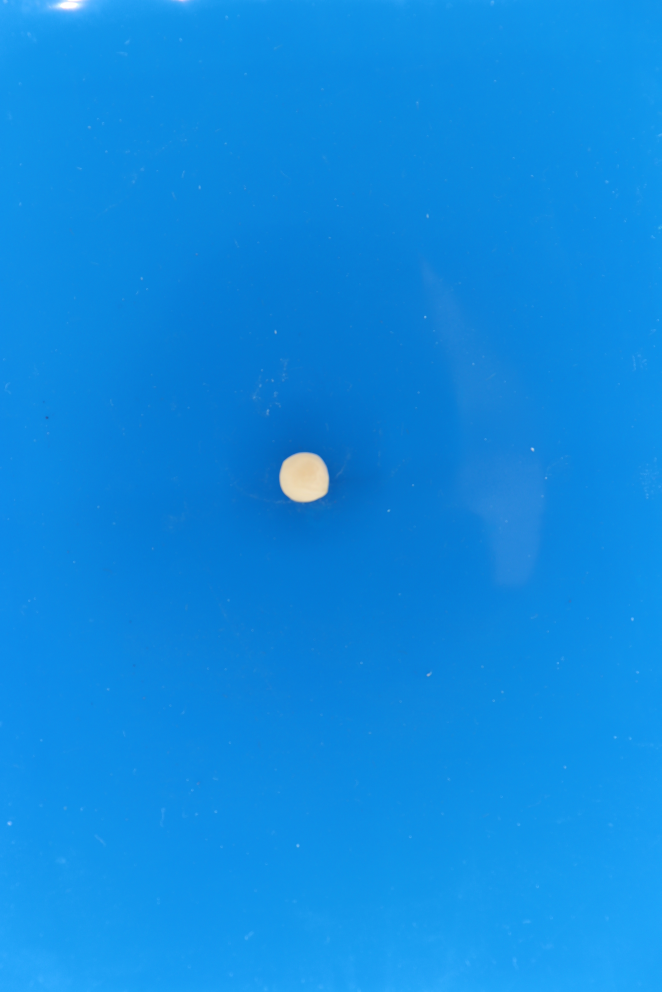
#> input picture IMG_1123.JPG, 1984 x 2976 px (shown at 1/3 size)
$ python -i utils.py   (imports and definitions only)
#> lines starting #> are read from the running program, lines starting #| are printed output that depends on the picture; after the words box and inside, x2 and y2 are one past the last pixel; in counts of white or black regions, pixels touching at a corner belong together
#> further down, picture is the input picture: shape (2976, 1984, 3); mean B, G, R 226.3, 139.8, 15.8
import cv2


class HomogeneousBgDetector():
    def __init__(self):
        pass

    def detect_objects(self, frame):
        # Convert Image to grayscale
        gray = cv2.cvtColor(frame, cv2.COLOR_BGR2GRAY)
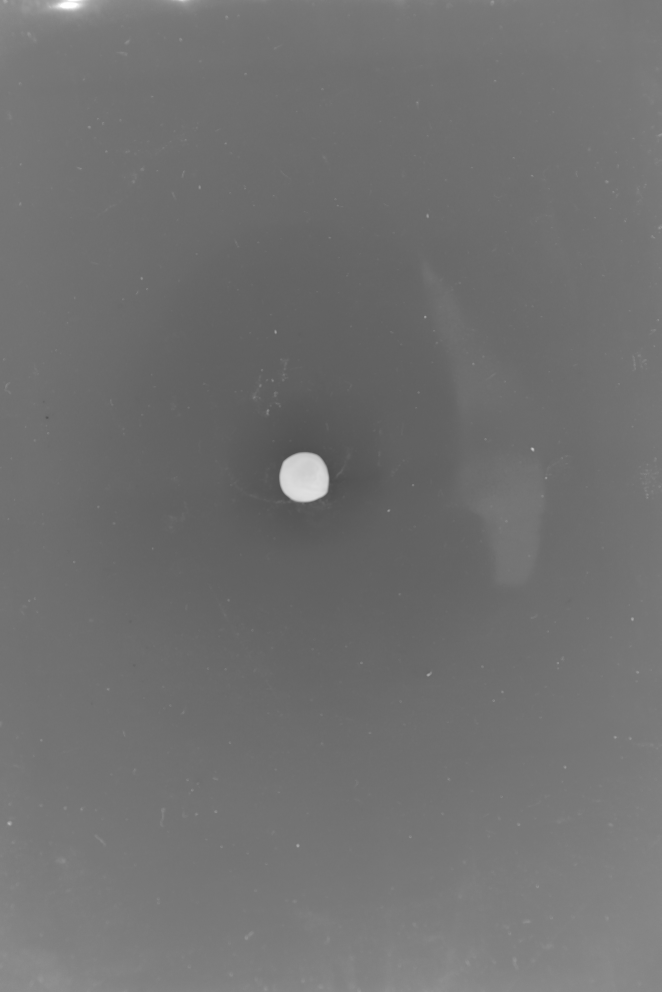
#> gray: shape (2976, 1984) (shown at 1/3 size); min 76, max 255, mean 112.6

        # Create a Mask with adaptive threshold
        mask = cv2.adaptiveThreshold(gray, 255, cv2.ADAPTIVE_THRESH_MEAN_C, cv2.THRESH_BINARY_INV, 19, 5)
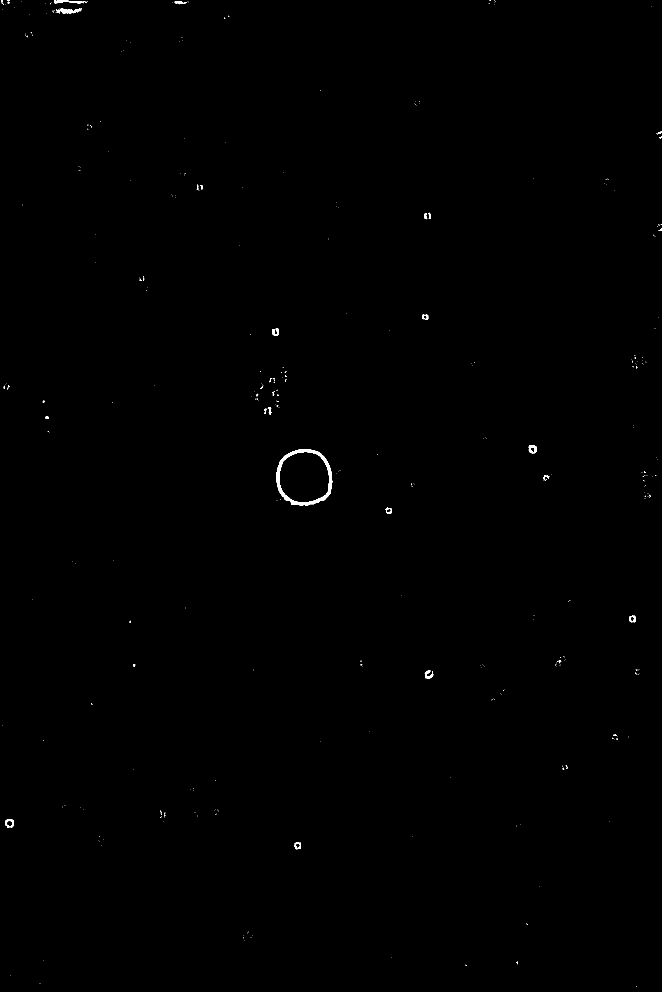
#> mask: shape (2976, 1984) (shown at 1/3 size); 0.17% white; 450 white regions (419 under 20 px)

        # Find contours
        contours, _ = cv2.findContours(mask, cv2.RETR_EXTERNAL, cv2.CHAIN_APPROX_SIMPLE)
#> contours = 450 contours, 427 with area under 20; largest, box (x1, y1, x2, y2) and area: (829, 1347, 997, 1517) 22758, (168, 25, 243, 42) 506, (16, 2458, 42, 2482) 468, (1586, 1336, 1610, 1361) 453, (162, 0, 260, 11) 418

        #cv2.imshow("mask", mask)
        objects_contours = []

        for cnt in contours:
            area = cv2.contourArea(cnt)
            if area > 2000:
                #cnt = cv2.approxPolyDP(cnt, 0.03*cv2.arcLength(cnt, True), True)
                objects_contours.append(cnt)
#> this loop made 450 passes
#> area on passes 26, 37, 198: 300, 468.5, 22757.5
#> after the loop, objects_contours = 1 contour; box (x1, y1, x2, y2) and area: (829, 1347, 997, 1517) 22758

        return objects_contours

>>> import cv2
>>> picture = cv2.imread('IMG_1123.JPG')
>>> result = HomogeneousBgDetector().detect_objects(picture)
#> result has the same summary as objects_contours in detect_objects

$ run again, on IMG_1340.JPG
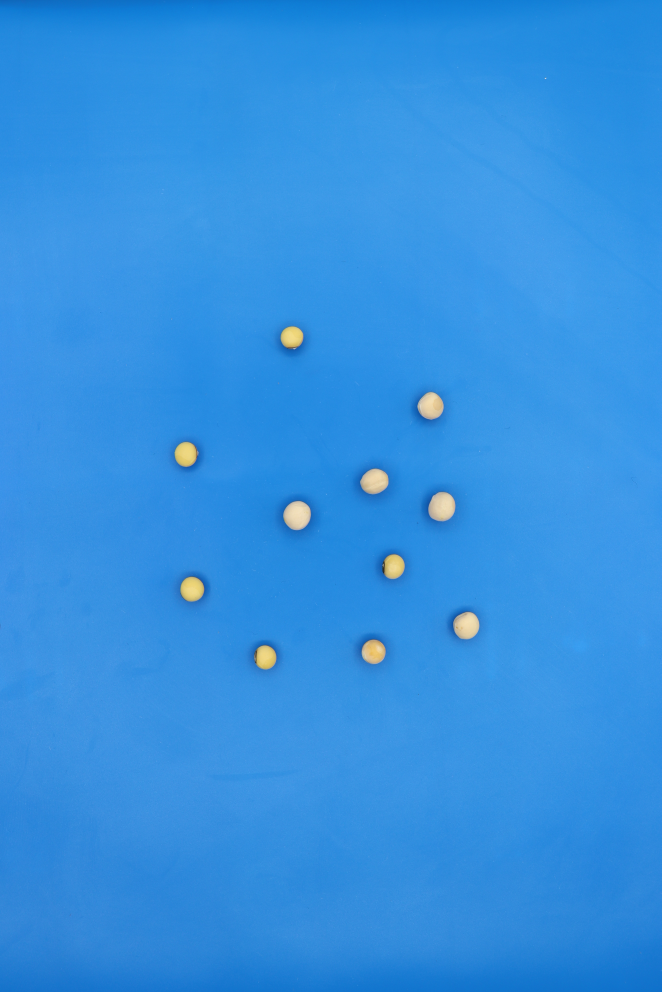
#> input picture IMG_1340.JPG, 1984 x 2976 px (shown at 1/3 size)
#> picture is the input picture: shape (2976, 1984, 3); mean B, G, R 225.1, 144.9, 51.3
#> in detect_objects, `gray = cv2.cvtColor(frame, cv2.COLOR_BGR2GRAY)`:
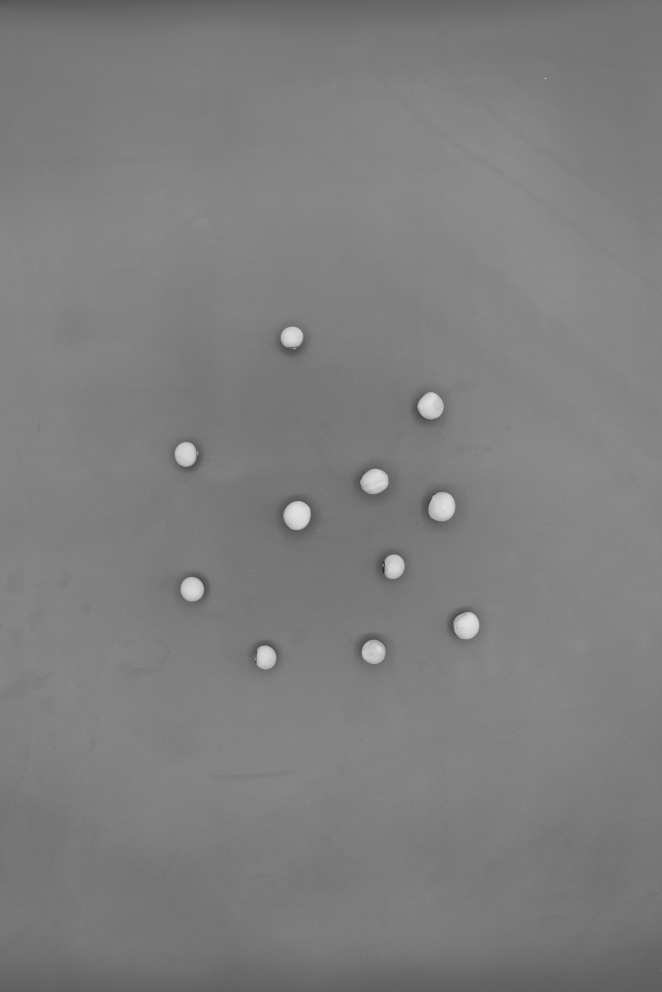
#> gray: shape (2976, 1984) (shown at 1/3 size); min 21, max 238, mean 126.1
#> in detect_objects, `mask = cv2.adaptiveThreshold(gray, 255, cv2.ADAPTIVE_THRESH_MEAN_C, cv..`:
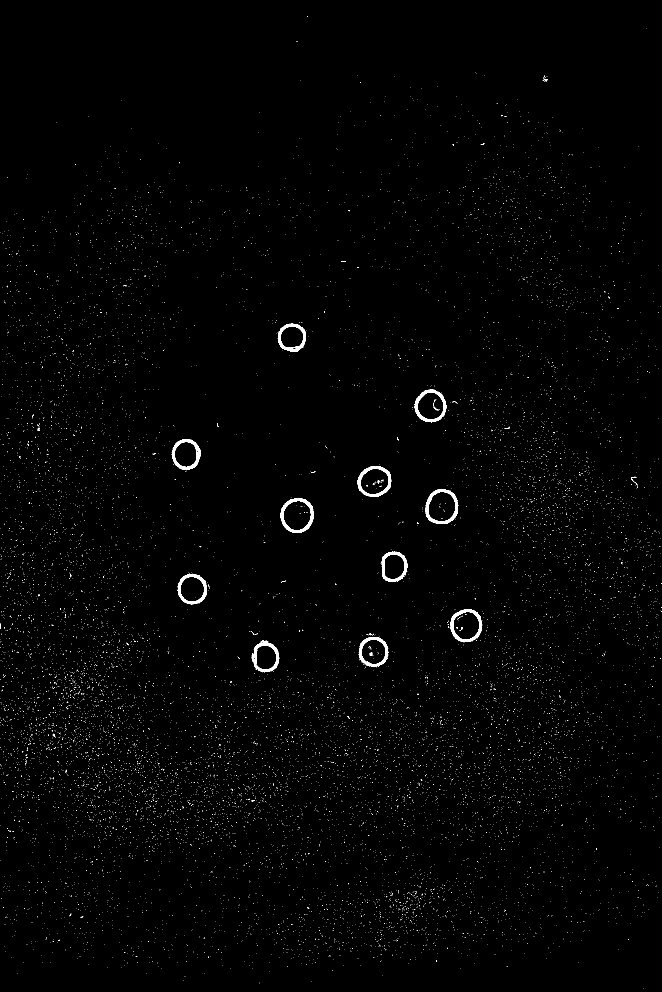
#> mask: shape (2976, 1984) (shown at 1/3 size); 0.77% white; 13247 white regions (13222 under 20 px)
#> contours = 13181 contours, 13166 with area under 20; largest, box (x1, y1, x2, y2) and area: (841, 1495, 941, 1599) 8048, (1277, 1468, 1375, 1572) 8036, (1351, 1827, 1447, 1927) 7284, (1072, 1398, 1174, 1491) 7200, (1244, 1168, 1339, 1267) 7053
#> the loop in detect_objects, `for cnt in contours:` made 13181 passes
#> (cnt, area) on passes 1 to 3: ([[1931, 2966]], 0), ([[777, 2948], [777, 2949]], 0), ([[935, 2945]], 0)
#> after the loop in detect_objects, `for cnt in contours:`: objects_contours = 11 contours; largest, box (x1, y1, x2, y2) and area: (841, 1495, 941, 1599) 8048, (1277, 1468, 1375, 1572) 8036, (1351, 1827, 1447, 1927) 7284, (1072, 1398, 1174, 1491) 7200, (1244, 1168, 1339, 1267) 7053
#> result has the same summary as objects_contours in detect_objects
